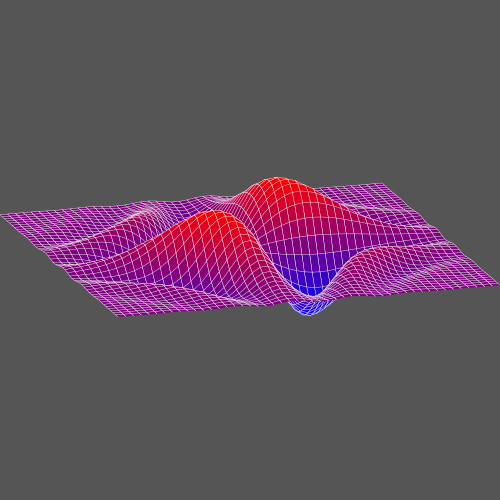

Source code (Python):
from giraphics.graphing.fancygraph import FancyGraph
import numpy as np
from giraphics.utilities.colour import ColourObj, generate_cmap, Blues, Reds
from giraphics.utilities.utils import  Rz, Rx

width = 500
height = 500
xlim = 2.5
ylim = 2.5

G = FancyGraph(width,height,xlim,ylim,'surface3d_example.svg', origin=[0,0])

x = np.linspace(-2,2,50)
y = np.linspace(-2,2,50)
xm, ym = np.meshgrid(x,y)
z = np.exp(-xm**2 - ym**2)*np.sin(5*xm*ym)


# def rotation_matrix(theta, phi):
    # return Rx(theta) @ Rz(phi) # First rotate around Z, then around X
def rotation_matrix(theta, phi):
    """Create a 3D rotation matrix from angles theta (Z-axis) and phi (X-axis)."""
    Rz = np.array([
        [np.cos(theta), -np.sin(theta), 0],
        [np.sin(theta), np.cos(theta), 0],
        [0, 0, 1]
    ])

    Rx = np.array([
        [1, 0, 0],
        [0, np.cos(phi), -np.sin(phi)],
        [0, np.sin(phi), np.cos(phi)]
    ])

    return Rx @ Rz  # First rotate around Z, then around X


C1 = ColourObj(Blues.royal)
C2 = ColourObj(Reds.salmon)
C1 = ColourObj('#0000FF')
C2 = ColourObj('#FF0000')
cmap = generate_cmap([C1,C2])

theta = .3 # Rotation around Z-axis
phi = -1.3  # Rotation around X-axis
R = rotation_matrix(theta, phi)

G.bg(colour='#555555')
G.plot_surface(xm, ym, z, R = R, cmap = cmap, axes=False, box=False,
               strokewidth=.08, colorbar=True)

G.save()
